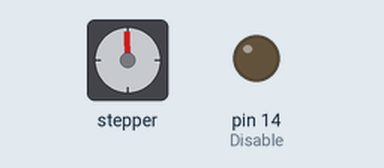
Simulated run of this sketch. Board: Arduino Uno, built with avr-gcc and run on an emulated ATmega328P. Parts: stepper motor, output pins drawn as LEDs (lit = HIGH). Wiring (inferred from the names in the program): stepper motor driver (200 steps per turn assumed): step pin 13; direction pin 15. Pins used as bus, display or sensor lines are not drawn.

Above: at 0.15 s.
At 1.05 s:
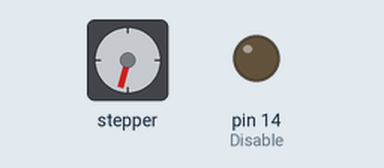
At 2.1 s:
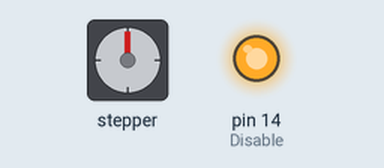
Timing chart, 0 to 3.6 s (numbered marks = the images above):
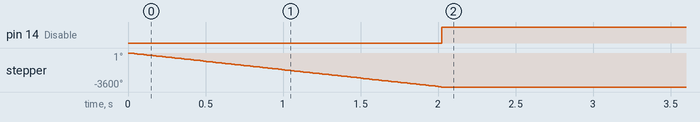

Measured:
- by itself, pin 14 (Disable): LOW → HIGH at 2.0 s
- by itself, stepper: turns 3600° counter-clockwise in 2.0 s

The sketch:

Steering.ino
```cpp
int Disable = 14;
int DIR = 15;
int STEP = 13;
int start = 0;
void setup() {
  // put your setup code here, to run once:
  pinMode(Disable, OUTPUT);
  pinMode(DIR, OUTPUT);
  pinMode(STEP, OUTPUT);

  digitalWrite(Disable, LOW);
  digitalWrite(DIR, LOW);
  digitalWrite(STEP, LOW);

  Serial.begin(9600);
}

void loop() {
  // put your main code here, to run repeatedly:
  if(start == 0)
  {
    for(int i=0; i<2000;i++)
    {
      digitalWrite(STEP,HIGH);
      delay(1);
      digitalWrite(STEP,LOW);
    }
    start = 1;
    digitalWrite(Disable, HIGH);
  }
}
```
